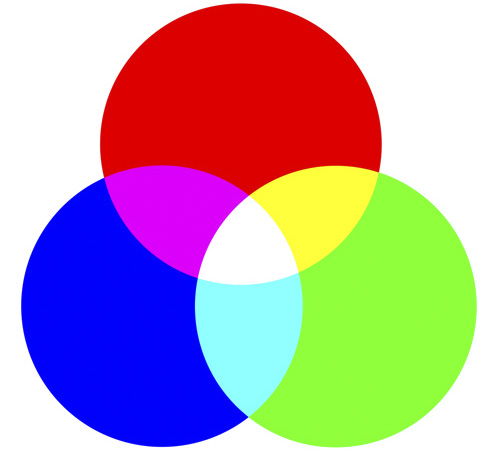
#> input picture Project/Week 2/test04.jpg, 500 x 452 px, found by its file name
$ python MainModule.py
#> lines starting #> are read from the running program, lines starting #| are printed output that depends on the picture
import cv2
from PIL import Image

imagein = cv2.imread('/home/iodern/CE434/Week2/test04.jpg')
#> imagein is the input picture: shape (452, 500, 3); mean B, G, R 170.5, 159.5, 182.8

size = (100, 100)
image = cv2.resize(imagein, size, interpolation= cv2.INTER_AREA)
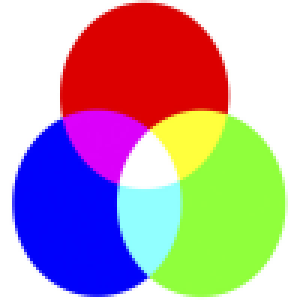
#> image: shape (100, 100, 3) (shown 3 times larger); mean B, G, R 170.5, 159.5, 182.7

gray = cv2.cvtColor(image, cv2.COLOR_BGR2GRAY)
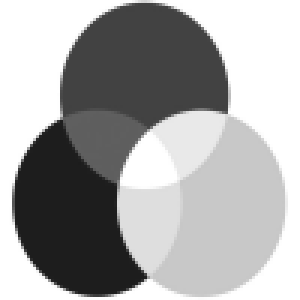
#> gray: shape (100, 100) (shown 3 times larger); min 28, max 255, mean 167.8

cv2.imshow('Original image',image)
cv2.imshow('Gray image', gray)

f = open('/home/iodern/CE434/Week2/GreyOpenCV.txt', 'w')
for i in range(gray.shape[0]):
    for j in range(gray.shape[1]):
        L = gray[i,j]
        x = bin(L)[2:].zfill(8) + '\n'
        f.write (x)
f.close()

swap = [gray.shape[1],gray.shape[0]]
#> swap = [100, 100]

#> (the run stopped early here; a loop or call above may not have finished)
